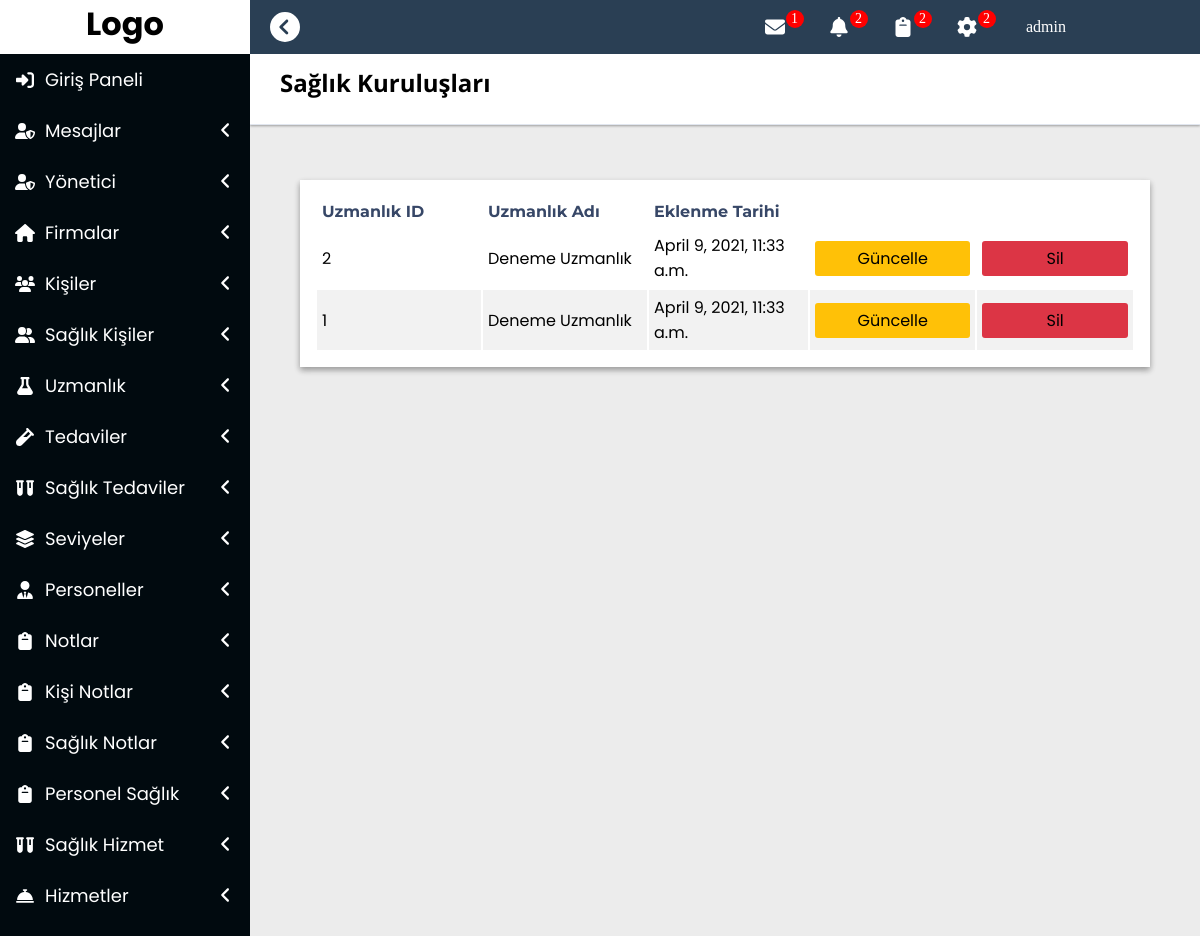
The app's page /uzmanliklarlistele/ (signed in), older data.
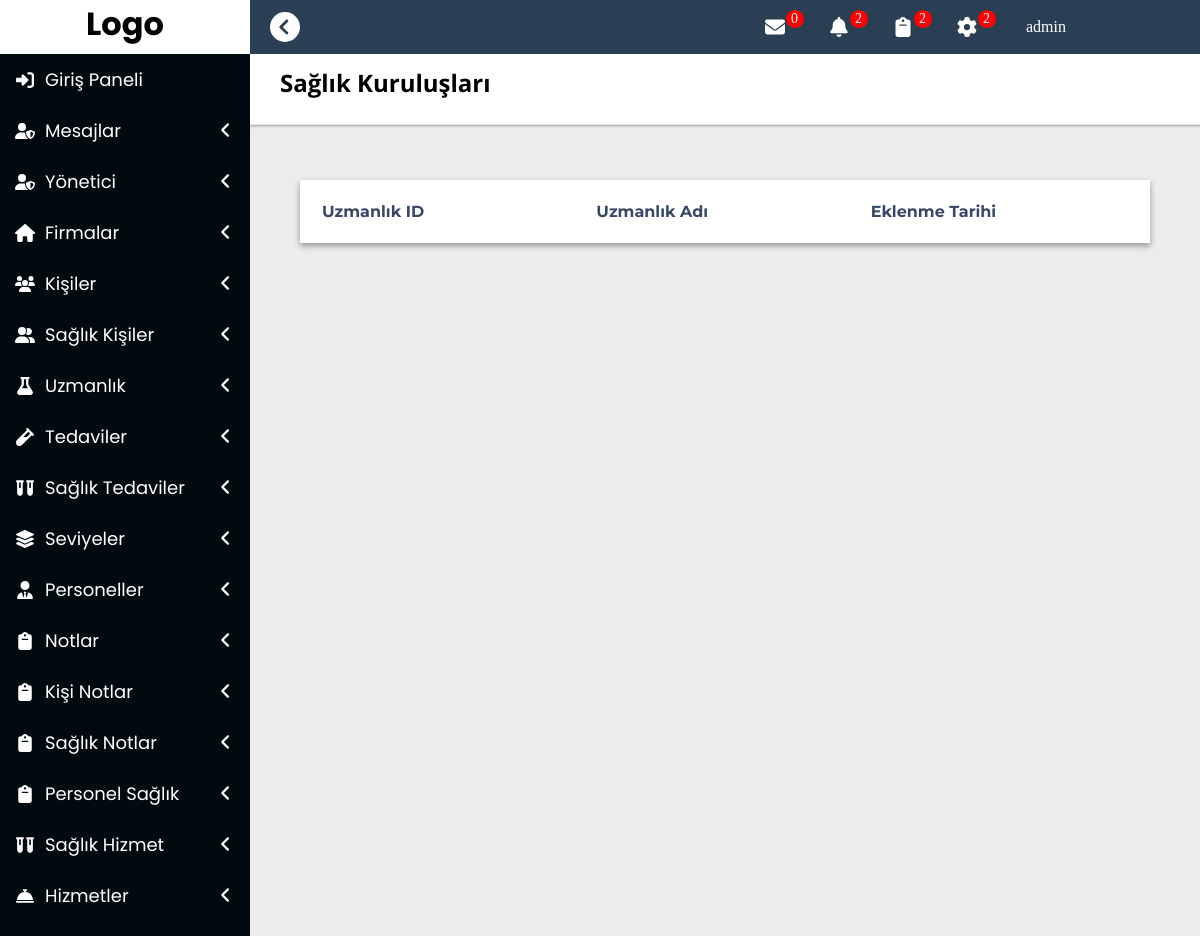
The same page, newer data.
### base/models.py (models this page shows, shortened)
class Uzmanliklar(models.Model):
    uzmanlikAdi = models.CharField(max_length = 50,null=False,blank=False,verbose_name = "Tedavi Adı")
    eklenmeTarihi = models.DateTimeField(auto_now_add=True,verbose_name="Oluşturulma Tarihi")
    class Meta:
        ordering = ['-eklenmeTarihi']

### base/views.py (the view)
# urls.py: path('uzmanliklarlistele/', views.uzmanliklarListele, name = "uzmanliklarListele"),
def uzmanliklarListele(request):
    mesajlar = Mesajlar.objects.filter(alıcı=request.user,okundu=False)
    mesajlarAdet = len(mesajlar)
    uzmanliklar = Uzmanliklar.objects.all()
    context={
            "mesajlar":mesajlar,
            "mesajlarAdet":mesajlarAdet,
            "uzmanliklar":uzmanliklar
        }
    return render(request,"Listele/uzmanliklar.html",context)

### templates/Listele/uzmanliklar.html
{% extends "layout.html" %}
{% block body %}
<div class="ContentLayout">
    <div class="Pagination">
        <h1>Sağlık Kuruluşları</h1>
    </div>
    <div class="SubContent">
        <div class="tablo">
            <table>
                <thead>
                    <tr>
                        <td>Uzmanlık ID</td>
                        <td>Uzmanlık Adı</td>
                        <td>Eklenme Tarihi</td>
                    </tr>
                </thead>
                <tbody>
                    {% for uzmanlik in uzmanliklar %}
                    <tr>
                        <td>{{uzmanlik.id}}</td>
                        <td>{{uzmanlik.uzmanlikAdi}}</td>
                        <td>{{uzmanlik.eklenmeTarihi}}</td>
                        <td><a href="{% url 'base:uzmanliklarDuzenle' uzmanlik.id %}" class = "btn-update">Güncelle</a></td>
                        <td><a href="{% url 'base:uzmanliklarSil' uzmanlik.id %}" class = "btn-delete">Sil</a> </td>
                    </tr>
                    {% endfor %}
                </tbody>
            </table>
        </div>
    </div>
</div>
{% endblock body %}

### templates/layout.html (shortened to what the changed rows need)
<!DOCTYPE html>
{% load static %}
<html lang="en">
<head>
    <link rel="stylesheet" href="{% static 'css/style.css' %}">
</head>
<body>
    <div id="Layout">
        <div id="SideMenu">
            <div id="Logo">
                <h1>Logo</h1>
            </div>
        </div>
        <main id="MainSide">
            <div id="TopMenu">
                <ul>
                    <li><a href="#"><i style="height: 20px;width: 20px;" class="fa fa-envelope"></i><span>{{mesajlarAdet}}</span></a>
                    </li>
                </ul>
            </div>
            <div id="Content">
                {% block body %}
                {% endblock body %}
            </div>
        </main>
    </div>
</body>
</html>

Row changes from the older to the newer data that the page shows:
removed Uzmanliklar: id "2", uzmanlikAdi "Deneme Uzmanlık", eklenmeTarihi "April 9, 2021, 11:33 a.m."
removed Uzmanliklar: id "1", uzmanlikAdi "Deneme Uzmanlık", eklenmeTarihi "April 9, 2021, 11:33 a.m."
Text that changed along with them:
{{ mesajlarAdet }}: "1" → "0"
